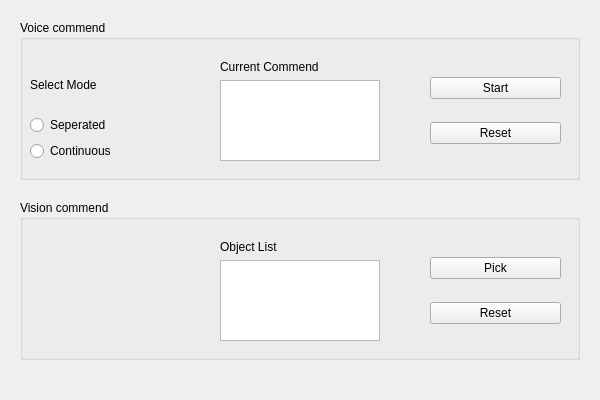
<?xml version="1.0" encoding="UTF-8"?>
<ui version="4.0">
 <class>indy_widget</class>
 <widget class="QWidget" name="indy_widget">
  <property name="geometry">
   <rect>
    <x>0</x>
    <y>0</y>
    <width>600</width>
    <height>400</height>
   </rect>
  </property>
  <property name="windowTitle">
   <string>indy_widget</string>
  </property>
  <widget class="QGroupBox" name="groupBox">
   <property name="geometry">
    <rect>
     <x>20</x>
     <y>20</y>
     <width>560</width>
     <height>160</height>
    </rect>
   </property>
   <property name="title">
    <string>Voice commend</string>
   </property>
   <widget class="QWidget" name="verticalLayoutWidget">
    <property name="geometry">
     <rect>
      <x>10</x>
      <y>40</y>
      <width>160</width>
      <height>101</height>
     </rect>
    </property>
    <layout class="QVBoxLayout" name="verticalLayout">
     <item>
      <widget class="QLabel" name="label">
       <property name="text">
        <string>Select Mode</string>
       </property>
      </widget>
     </item>
     <item>
      <widget class="QRadioButton" name="radioButton">
       <property name="text">
        <string>Seperated</string>
       </property>
      </widget>
     </item>
     <item>
      <widget class="QRadioButton" name="radioButton_2">
       <property name="text">
        <string>Continuous</string>
       </property>
      </widget>
     </item>
    </layout>
   </widget>
   <widget class="QWidget" name="verticalLayoutWidget_2">
    <property name="geometry">
     <rect>
      <x>200</x>
      <y>40</y>
      <width>160</width>
      <height>101</height>
     </rect>
    </property>
    <layout class="QVBoxLayout" name="verticalLayout_2">
     <item>
      <widget class="QLabel" name="label_2">
       <property name="text">
        <string>Current Commend</string>
       </property>
      </widget>
     </item>
     <item>
      <widget class="QPlainTextEdit" name="plainTextEdit"/>
     </item>
    </layout>
   </widget>
   <widget class="QWidget" name="verticalLayoutWidget_3">
    <property name="geometry">
     <rect>
      <x>410</x>
      <y>40</y>
      <width>131</width>
      <height>101</height>
     </rect>
    </property>
    <layout class="QVBoxLayout" name="verticalLayout_3">
     <item>
      <widget class="QPushButton" name="pushButton">
       <property name="text">
        <string>Start</string>
       </property>
      </widget>
     </item>
     <item>
      <widget class="QPushButton" name="pushButton_2">
       <property name="text">
        <string>Reset</string>
       </property>
      </widget>
     </item>
    </layout>
   </widget>
  </widget>
  <widget class="QGroupBox" name="groupBox_2">
   <property name="geometry">
    <rect>
     <x>20</x>
     <y>200</y>
     <width>560</width>
     <height>160</height>
    </rect>
   </property>
   <property name="title">
    <string>Vision commend</string>
   </property>
   <widget class="QWidget" name="verticalLayoutWidget_4">
    <property name="geometry">
     <rect>
      <x>200</x>
      <y>40</y>
      <width>160</width>
      <height>101</height>
     </rect>
    </property>
    <layout class="QVBoxLayout" name="verticalLayout_4">
     <item>
      <widget class="QLabel" name="label_3">
       <property name="text">
        <string>Object List</string>
       </property>
      </widget>
     </item>
     <item>
      <widget class="QListWidget" name="listWidget"/>
     </item>
    </layout>
   </widget>
   <widget class="QWidget" name="verticalLayoutWidget_5">
    <property name="geometry">
     <rect>
      <x>410</x>
      <y>40</y>
      <width>131</width>
      <height>101</height>
     </rect>
    </property>
    <layout class="QVBoxLayout" name="verticalLayout_5">
     <item>
      <widget class="QPushButton" name="pushButton_3">
       <property name="text">
        <string>Pick</string>
       </property>
      </widget>
     </item>
     <item>
      <widget class="QPushButton" name="pushButton_4">
       <property name="text">
        <string>Reset</string>
       </property>
      </widget>
     </item>
    </layout>
   </widget>
  </widget>
 </widget>
 <resources/>
 <connections/>
</ui>
